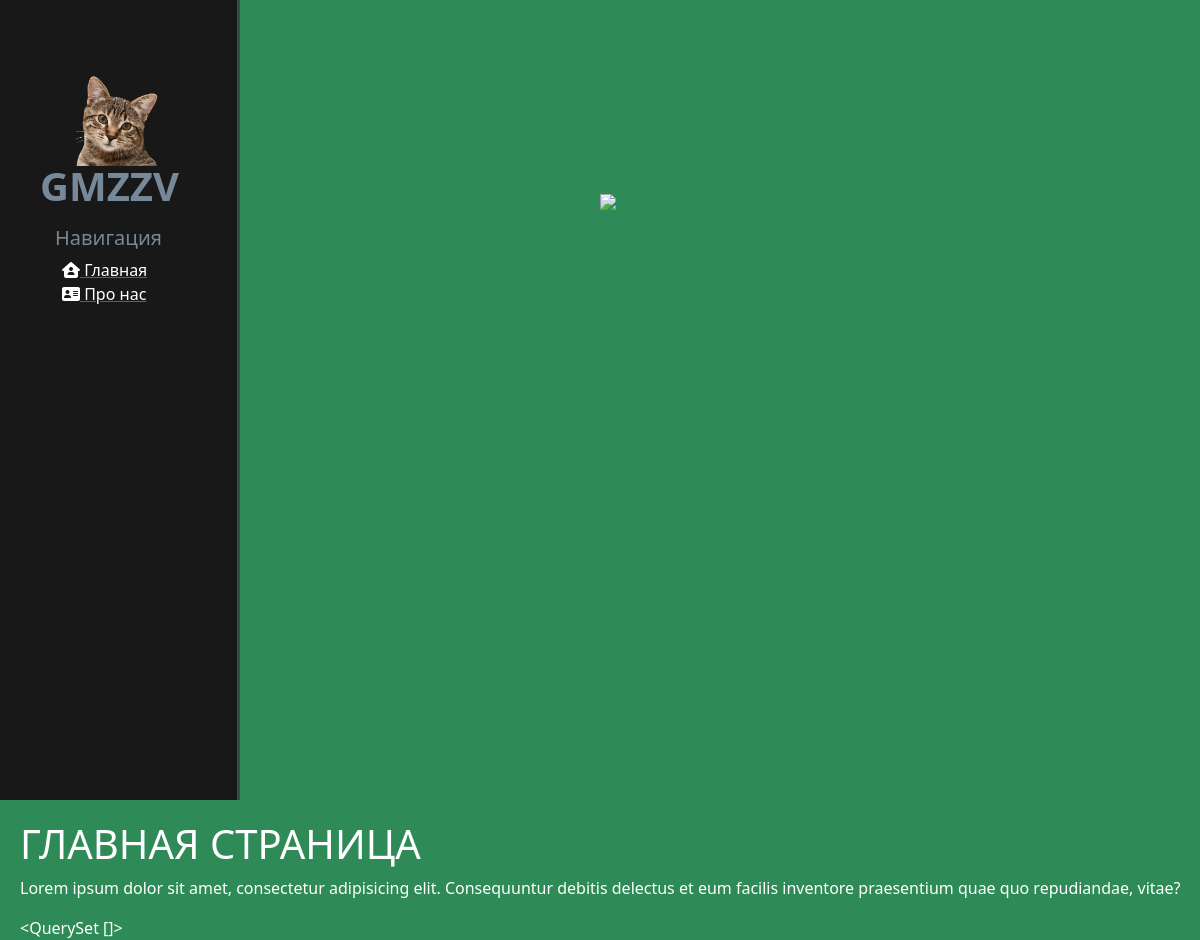
Before: / with the older database file.
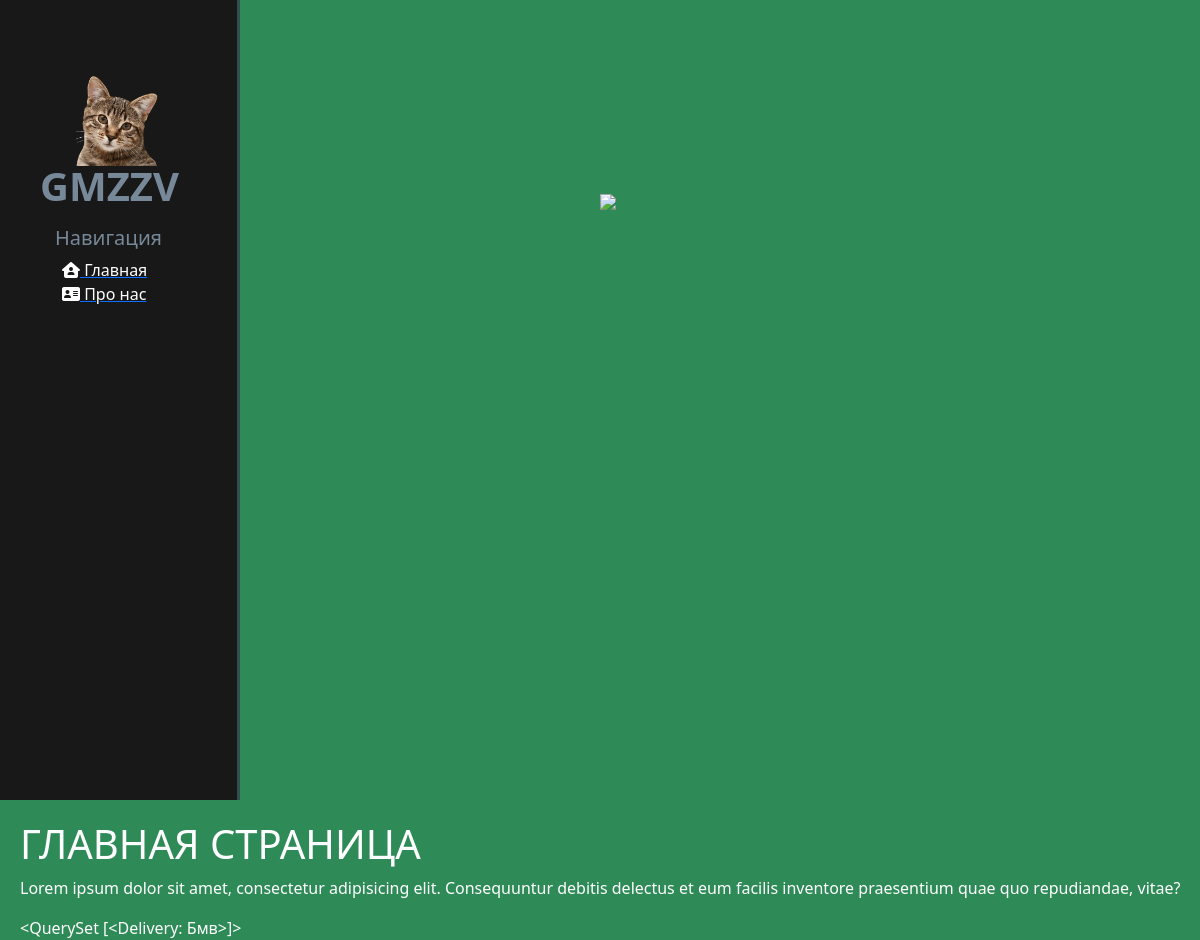
After: the same page with the newer database file.
### polls/models.py (models this page shows)
class Delivery(models.Model):
    product_name = models.CharField(max_length=180, verbose_name="Название продукта")
    product_type = models.ManyToManyField(ProductType, verbose_name="Тип продукта")
    delivery_date = models.DateField(verbose_name="Дата доставки")
    file_attachment = models.FileField(verbose_name="Файл-аттачмент")
    def __str__(self):
        return self.product_name

### polls/views.py (the view)
# urls.py: path('', views.index),
def index(request):
    projects = Delivery.objects.all()
    return render(request, 'polls/index.html', {'projects':projects})

### polls/templates/polls/index.html (shortened to what this page needs)
{% extends 'polls/layout.html' %}
{% block content %}
    <div class="features">
        <h1>ГЛАВНАЯ СТРАНИЦА</h1>
        <p>Lorem ipsum dolor sit amet, consectetur adipisicing elit. Consequuntur debitis delectus et eum facilis inventore praesentium quae quo repudiandae, vitae?</p>
        {{ projects }}
    </div>
    <div class="image-container">
        <p class="image-holder">
            <img src="https://animated-images.su/_ph/25/2/886082167.gif" />
        </p>
    </div>
{% endblock %}

### polls/templates/polls/layout.html (shortened to what this page needs)
{% load static %}
<!doctype html>
<html lang="ru">
<head>
    <link rel="stylesheet" href="https://cdn.jsdelivr.net/npm/bootstrap@5.2.0/dist/css/bootstrap.min.css">
    <link rel="stylesheet" href="{% static 'polls/css/main.css' %}">
    <link rel="stylesheet" href="https://use.fontawesome.com/releases/v6.1.2/css/all.css">
</head>
<body>
    <aside>
        <img src="{% static 'polls/img/cat.png' %}" alt="logo">
        <span class="logo">GMZZV</span>
        <h3>Навигация</h3>
        <ul>
            <a href="/"><li><i class="fa-solid fa-house-user"></i> Главная</li></a>
            <a href="/about"><li><i class="fa-solid fa-address-card"></i> Про нас</li></a>
        </ul>
    </aside>
    <main>
        {% block content %}
        {% endblock %}
    </main>
</body>
</html>

### polls/static/polls/css/main.css (style rules this page uses)
body { background: #2E8B57; }
aside { float: left; background: #181818; width: 20%; padding: 2.5%; height: 100vh; color: #778899; border-right: 3px solid #2F4F4F; }
aside img { width: 130px; float: left; }
aside h3 { font-size: 20px; margin-left: 25px; }
aside .logo { font-size: 40px; margin-left: 10px; font-weight: bold; float: left; position: relative; top: -10px; }
aside ul { list-style: none }
aside ul li { color: #fff; display: block; transition: transform .2s ease; }
main .features { float: left; color: #fff; margin-top: 20px; text-aling: center; margin-left: 20px; }
.image-holder { position:absolute; left: 50%; top: 20%; width: 30px; height: 30px; }

Changed rows visible on the page:
added Delivery: product_name "<QuerySet [<Delivery: Бмв>]>"
Other visible differences:
{{ projects }}: "<QuerySet []>" → (not shown)
